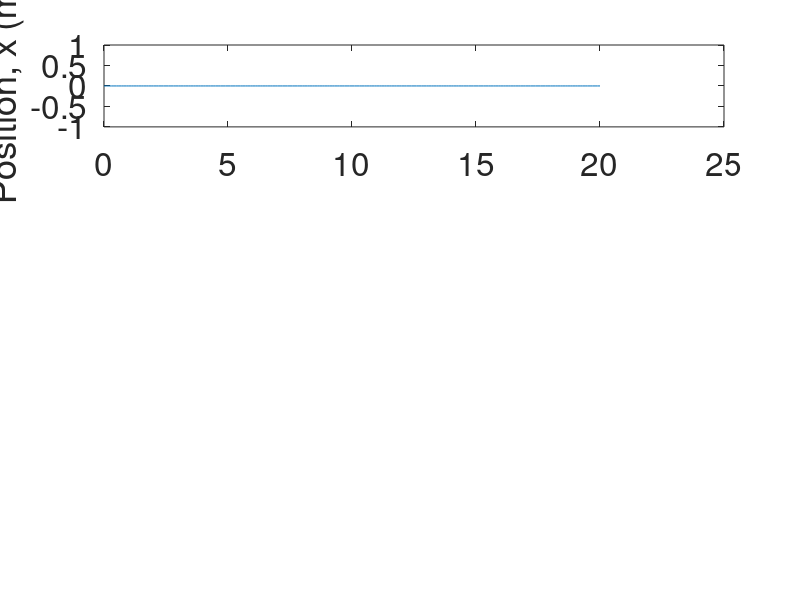

MATLAB code to generate this figure:
% Russell Haworth Aerodynamics Project

clear

% Aircraft Properties
Mass = 250000; % kg
S = 427.8;% m^2
Thrust = 5e6; % N
AoA = 10; %Angle of attack in degrees
aFront = 10; % frontal area
CdFuse = 0.15; 

% Environment Properties

gravity = 9.81; % m/s^2 
rho = 1.2; %kg/m^3

% Integration parameters

dt = 0.1;
maxTime = 20;
x = 0.0;
xd = 0.0;
t = 0.0;
itime = 1;
Lift (itime) = 0;

% Load Data

airfoilData = csvread ('HW2_data.csv');

while Lift (itime) < Mass * gravity
    t = t+dt
    itime = itime +1;
    
    Cl = interp1(airfoilData(:,1), airfoilData(:,2), AoA);
    Lift(itime) = 0.5 * rho * S * Cl * xd^2;
    
    Cd = interp1(airfoilData(:,1), airfoilData(:,3), AoA)
    Drag(itime) =( 0.5 * rho * S * Cd * xd^2) + (0.5 * rho * aFront *CdFuse * xd^2);
    
    %ODE Integration
    
    ForceOverMass = (Thrust - Drag(itime)) / Mass;
    xd = ForceOverMass * dt * xd;
    x = xd * dt + x;
    
    xVals(itime) = x;
    xdVals(itime) = xd;
    tVals(itime) = t;
    
    if (t > maxTime) break      
    end

end


figure(1) 
clf(1)

subplot (4, 1, 1)
plot (tVals(:), xVals (:))
ylabel ('Position, x (m) ')
set (gca, 'FontSize', 24)
